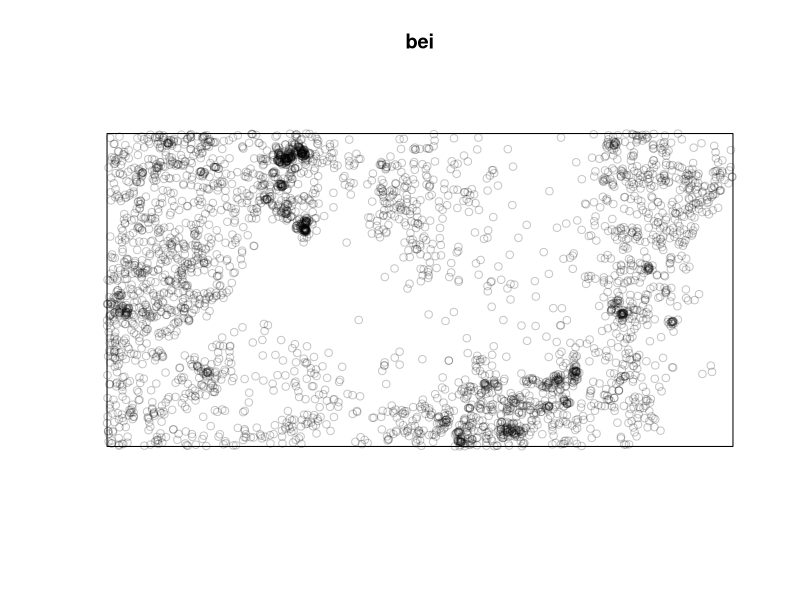
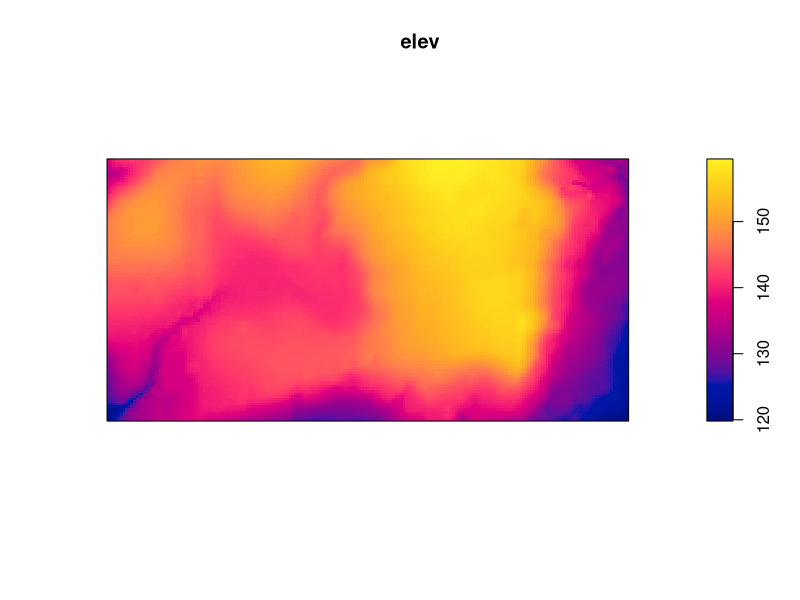
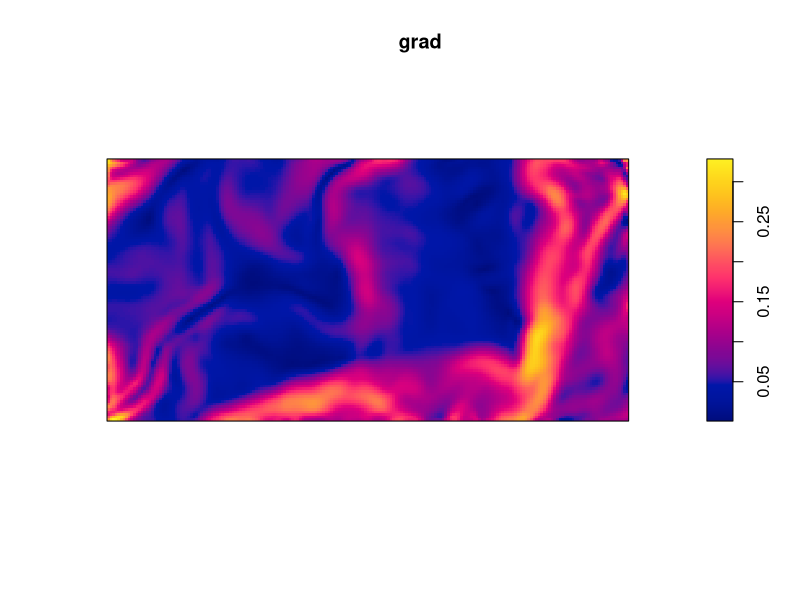
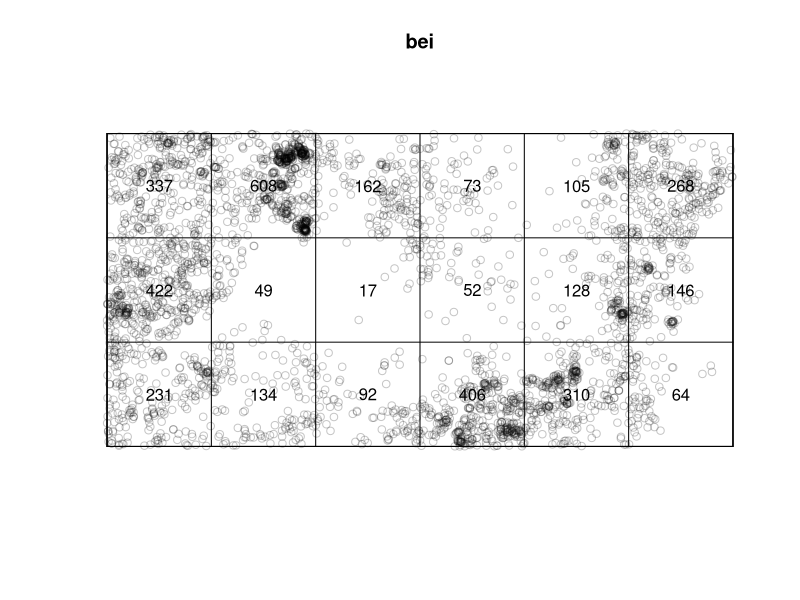
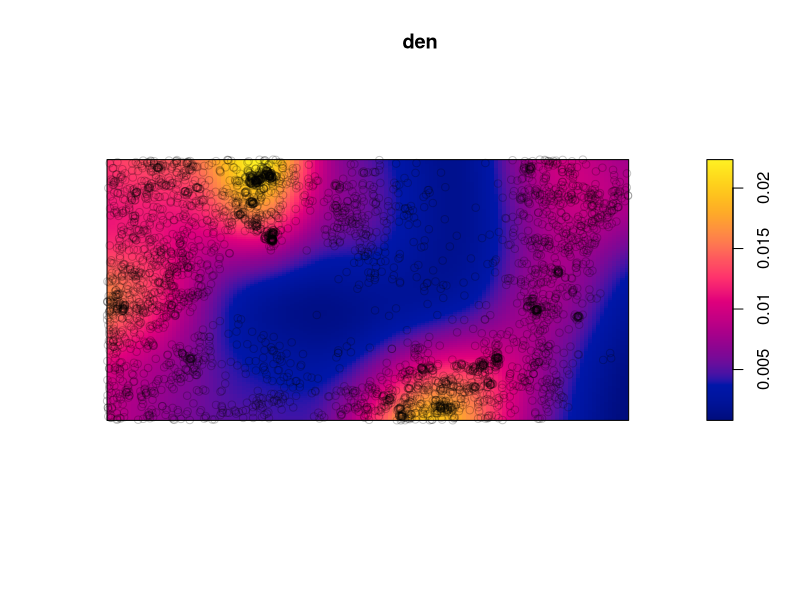
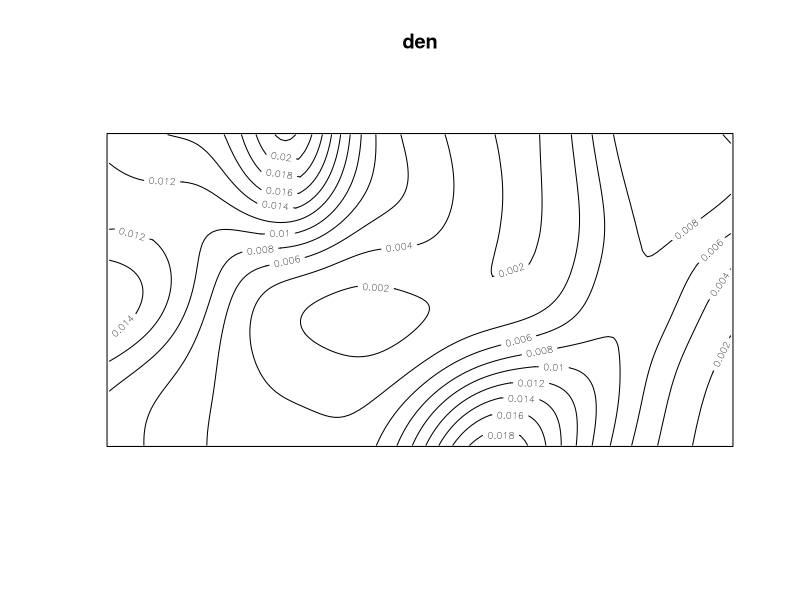
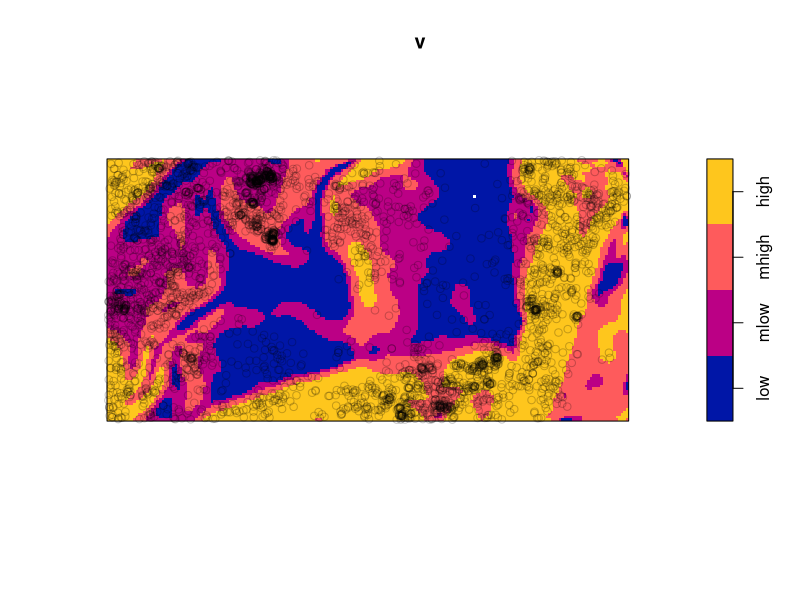
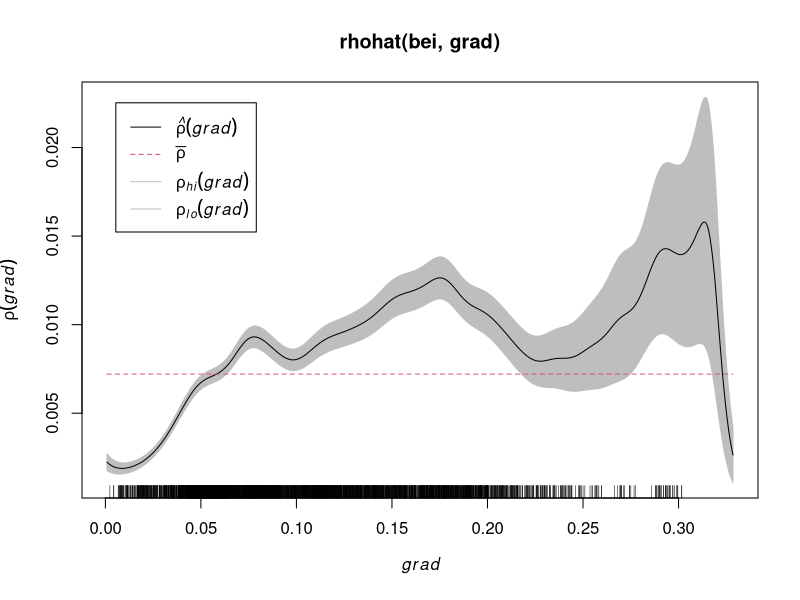

Here is the R script that generated these plots, in order:
## ---- chunk 1
library(spatstat)

data(bei)

plot(bei)

elev <- bei.extra$elev
grad <- bei.extra$grad
plot(elev)
plot(grad)
q <- quadratcount(bei, nx=6,ny=3)
plot(bei)
plot(q, add=T)

den <- density.ppp(bei, sigma=70, kernel="gaussian")
plot(den)
plot(bei,add=T)

contour(den)

b <- quantile(grad, probs=(0:4)/4)
b2 <- quantile(grad, probs=c(0,0.25,1))
b3 <- quantile(grad, probs=c(0,.25,.75,1))
gradcut <- cut(grad, breaks=b, labels=c('low','mlow','mhigh','high'))
gradcut2 <- cut(grad, breaks=b2, labels=c('low','high'))
gradcut3 <- cut(grad, breaks=b3)
v <- tess(image=gradcut)
v2 <- tess(image=gradcut2)
v3 <- tess(image=gradcut3)
plot(v)
plot(bei, add=T)
qb <- quadratcount(bei, tess=v)
qb2 <- quadratcount(bei,tess=v2)
qb3 <- quadratcount(bei,tess=v3)
plot(rhohat(bei,grad))
plot(rhohat(bei,elev))
plot(cdf.test(bei,grad,test="ks"))
plot(cdf.test(bei,elev,test="ks"))

null <- ppm(bei)
grd <- ppm(bei ~ grad)
mv3 <- ppm(bei ~ v3)
mv2 <- ppm(bei ~ v2)
elv <- ppm(bei ~ elev)  
grd.elv <- ppm(bei ~ elev * grad)
grd_elv <- ppm(bei ~ elev + grad)

aic <- matrix(ncol=2, nrow=7)
aic[,1] <- c("null","grd","mv3","mv2","elv","grd.elv","grd_elv")
aic[,2] <- c(AIC(null),AIC(grd),AIC(mv3),AIC(mv2),AIC(elv),AIC(grd.elv),AIC(grd_elv))

aic

aic[aic[,2]==min(aic[,2]),]

diagnose.ppm(mv3)
